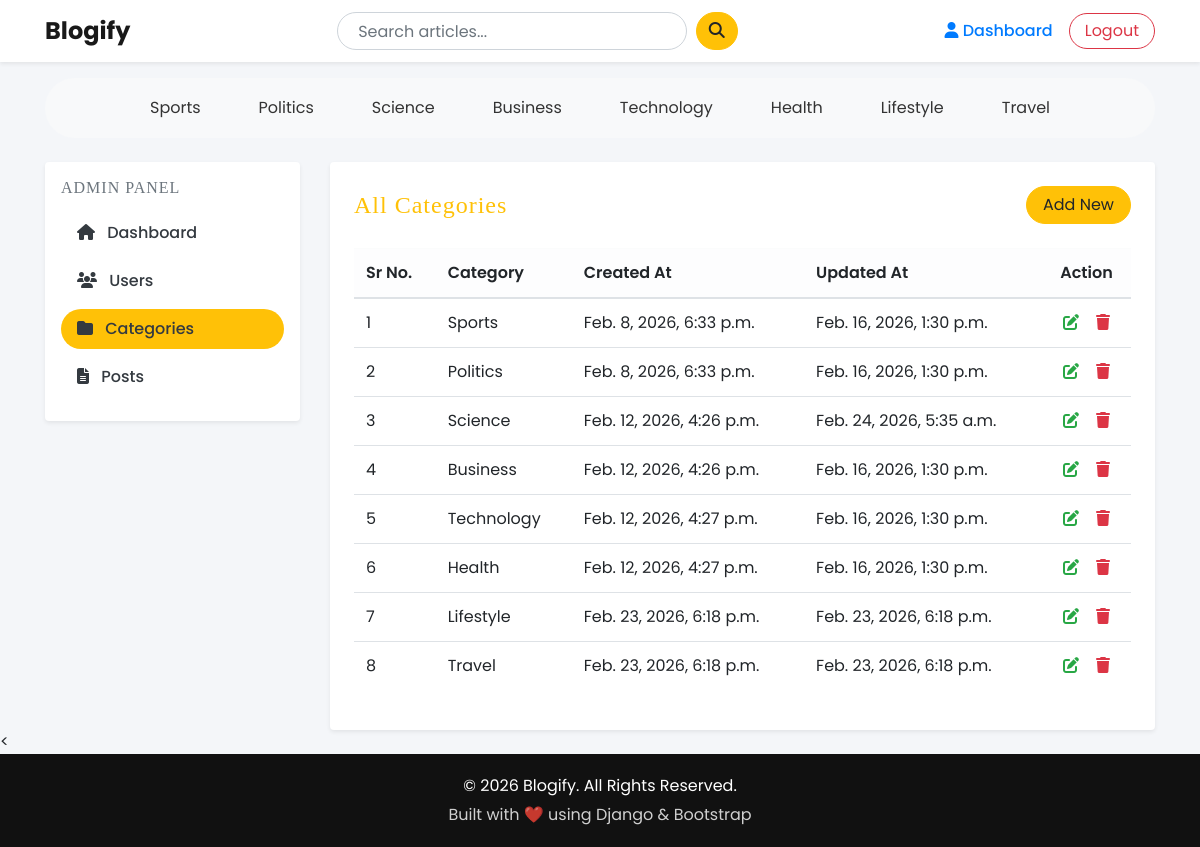
The app's page /dashboard/categories/ (signed in), older data.
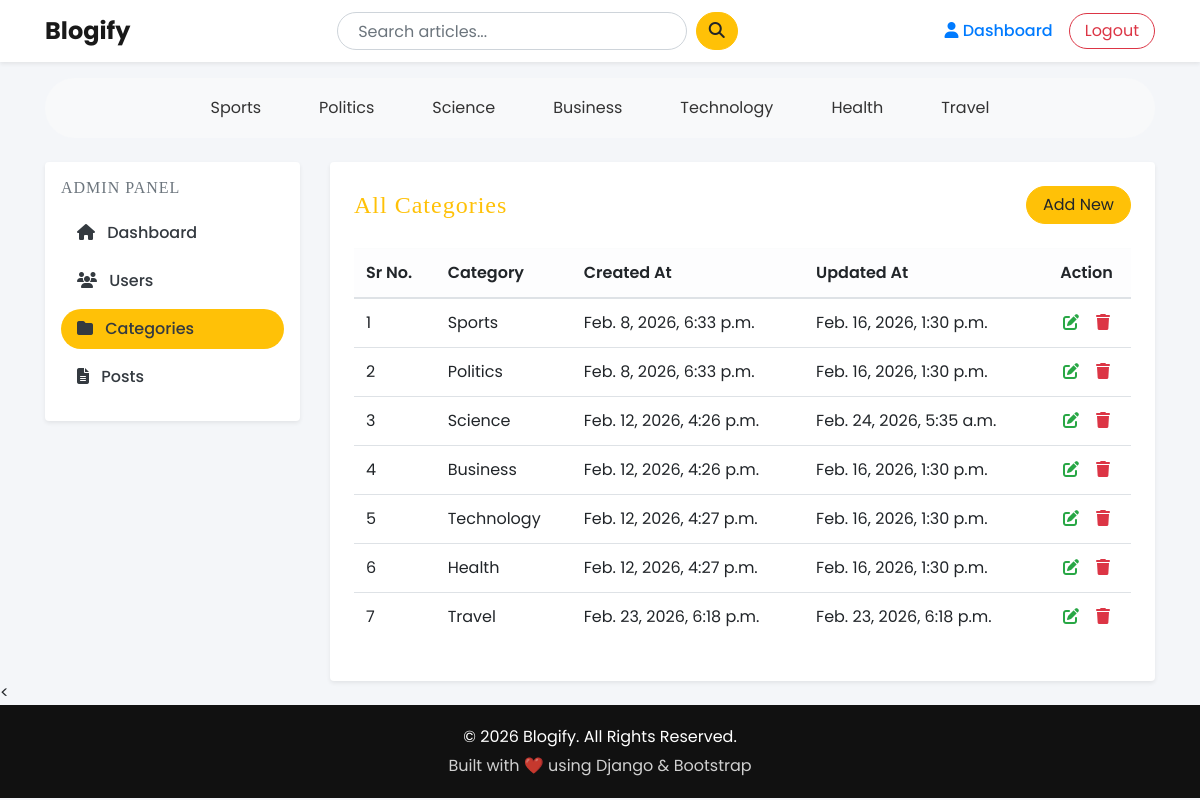
The same page, newer data.
### Blogapp/models.py (models this page shows)
class Category(models.Model):
    category_name = models.CharField(max_length=50, unique=True)
    created_at = models.DateTimeField(auto_now_add=True)
    updated_at = models.DateTimeField(auto_now=True)
    class Meta:
        verbose_name_plural = 'categories'
    def __str__(self):
        return self.category_name

### dashboard/views.py (the view)
# urls.py: path('categories/',views.categories, name='categories'),
@staff_required
def categories(request):
    categories = Category.objects.all()
    return render(request, 'dashboard/categories.html', {'categories': categories})

### Blogapp/context_processors.py (called while the page is built)
def get_categories(request):
    categories = Category.objects.all()
    return dict(categories=categories)

def get_social_link(request):
    social_link = SocialLink.objects.all()
    return dict(social_link=social_link)

### dashboard/views.py (called while the page is built)
def staff_required(view_func):
    return user_passes_test(
        lambda u: u.is_staff,
        login_url='login'
    )(view_func)

### Blogapp/templates/dashboard/categories.html (shortened to what this page needs)
{% extends 'base.html' %}
{% block content %}
<div class="row">
    {% include 'dashboard/sidebar.html' %}
    <div class="col-md-9">
        <div class="card border-0 shadow-sm rounded-4 p-4">
            <div class="d-flex justify-content-between align-items-center mb-4">
                <h4 class="fw-bold text-warning mb-0" style="letter-spacing:1px;">
                    All Categories
                </h4>
                <a href="{% url 'add_category' %}"
                   class="btn btn-warning rounded-pill px-3">
                    Add New
                </a>
            </div>
            <div class="table-responsive">
                <table class="table table-hover align-middle">
                    <thead class="table-light">
                        <tr>
                            <th>Sr No.</th>
                            <th>Category</th>
                            <th>Created At</th>
                            <th>Updated At</th>
                            <th class="text-center">Action</th>
                        </tr>
                    </thead>
                    <tbody>
                        {% if categories %}
                        {% for cat in categories %}
                        <tr>
                            <td>{{ forloop.counter }}</td>
                            <td>{{ cat }}</td>
                            <td>{{ cat.created_at }}</td>
                            <td>{{ cat.updated_at }}</td>
                            <td class="text-center">
                                <a href="{% url 'edit_category' cat.id %}">
                                    <i class="fa fa-edit text-success"></i>
                                </a>
                                <a href="{% url 'delete_category' cat.id %}">
                                    <i class="fa fa-trash text-danger"></i>
                                </a>
                            </td>
                        </tr>
                        {% endfor %}
                        {% else %}
                        <tr>
                            <td colspan="5" class="text-center text-muted">
                                No categories found.
                            </td>
                        </tr>
                        {% endif %}
                    </tbody>
                </table>
            </div>
        </div>
    </div>
</div>
{% endblock %}

### Blogapp/templates/base.html (shortened to what this page needs)
{% load static %}
<!DOCTYPE html>
<html lang="en">
<head>
    <link rel="stylesheet" href="https://cdn.jsdelivr.net/npm/bootstrap@4.6.2/dist/css/bootstrap.min.css">
    <link rel="stylesheet" href="https://cdnjs.cloudflare.com/ajax/libs/font-awesome/6.5.0/css/all.min.css">
    <link href="{% static 'css/blog.css' %}" rel="stylesheet">
    <link href="{% static 'css/home.css' %}" rel="stylesheet">
    <link href="{% static 'css/base.css' %}" rel="stylesheet">
    <link href="{% static 'css/login.css' %}" rel="stylesheet">
    <link href="{% static 'css/register.css' %}" rel="stylesheet">
    <link href="{% static 'css/posts.css' %}" rel="stylesheet">
    <link href="{% static 'css/users.css' %}" rel="stylesheet">
</head>
<body>
<nav class="navbar navbar-expand-lg navbar-light bg-white shadow-sm sticky-top">
  <div class="container">
    <a class="navbar-brand" href="/">Blogify</a>
    <div class="collapse navbar-collapse" id="navbarContent">
      <form class="d-flex mx-auto search-box" action="{% url 'search' %}" method="GET">
        <input class="form-control me-2" type="search" name="keyword"
               value="{{ keyword }}" placeholder="Search articles...">&nbsp;&nbsp;
        <button class="btn btn-warning" type="submit">
            <i class="fa fa-search"></i>
        </button>
      </form>
      <div class="d-flex align-items-center gap-2">
        {% if not user.is_authenticated %}
          <a class="btn btn-warning btn-custom" href="{% url 'login' %}">
              Login
          </a>&nbsp;&nbsp;
          <a class="btn btn-outline-dark btn-custom" href="{% url 'register' %}">
              Register
          </a>
        {% else %}
          <a class="nav-link" href="{% url 'dashboard' %}">
              <i class="fa fa-user"></i> Dashboard
          </a>
          <a class="btn btn-outline-danger btn-custom" href="{% url 'logout' %}">
              Logout
          </a>
        {% endif %}
      </div>
    </div>
  </div>
</nav>
<div class="container mt-3">
  <div class="d-flex flex-wrap justify-content-center"
       style="background:#f8f9fa; padding:12px 20px; border-radius:30px;">
    {% for cat in categories %}
      <a href="{% url 'posts_by_category' cat.id %}"
         style="
            text-decoration:none;
            color:#333;
            margin:0 15px;        /* 👈 space between categories */
            padding:6px 14px;
            border-radius:20px;
            transition:0.3s;
            display:inline-block;
         "
         onmouseover="this.style.backgroundColor='#ffc107'; this.style.color='black';"
         onmouseout="this.style.backgroundColor='transparent'; this.style.color='#333';"
      >
        {{ cat.category_name }}
      </a>
    {% endfor %}
  </div>
</div>
<div class="container mt-4">
{% block content %}
{% endblock %}
</div>
<<footer
    style="
        margin-top:auto;
        background-color:#111;
        color:#fff;
        padding:20px 0;
        text-align:center;
    "
>
    <div style="max-width:1200px; margin:auto;">
        <p style="margin-bottom:5px;">
            © 2026 Blogify. All Rights Reserved.
        </p>
        <p style="margin:0; opacity:0.8;">
            Built with ❤️ using Django & Bootstrap
        </p>
    </div>
</footer>
</body>
</html>

Row changes from the older to the newer data that the page shows:
removed Category: category_name "Lifestyle", created_at "Feb. 23, 2026, 6:18 p.m.", updated_at "Feb. 23, 2026, 6:18 p.m."
